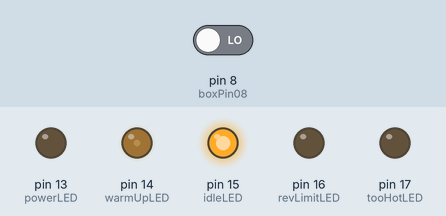
Simulated run of this sketch. Board: Arduino Uno, built with avr-gcc and run on an emulated ATmega328P. On the bench: output pins drawn as LEDs (lit = HIGH). The test bench sets the inputs (shaded band); at power-on: pin 8 (boxPin08) LOW.

Above: at 1.2 s.
1.3 s: pin 8 (boxPin08) driven HIGH
At 2.1 s:
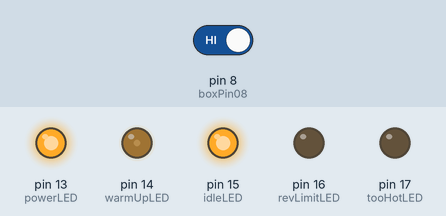
2.8 s: pin 8 (boxPin08) driven LOW
At 3.2 s:
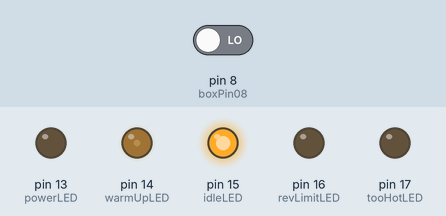
Timing chart, 0 to 5.8 s (numbered marks = the images above; inputs shaded):
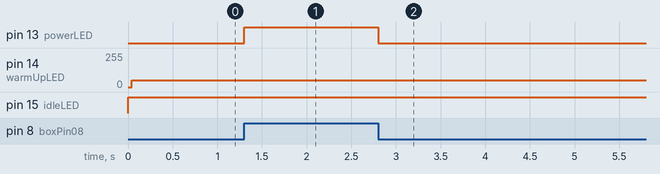

Measured:
- after the input at 1.3 s, pin 13 (powerLED): LOW → HIGH at once
- after the input at 2.8 s, pin 13 (powerLED): HIGH → LOW at once

The sketch:

base.ino
```cpp
  /////////////////////////////////////////////
  //
  // Fuel Pump Relay by B Levene
  // Designed to replicate Fuel Pump Relay functionality for Mercedes-Benz w126 and possibly other models
  // July 2015
  // Version: BUILD
  // GitHub: https://github.com/byronlevene/UniversalFPV/
  // Contact: byron.levene@gmail.com
  //
  /////////////////////////////////////////////

// Libraries
  #include <LiquidCrystal.h> // Comment out display for now
  #include <EEPROM.h>

// Globals

// Send to EPROM
// revLimit
// VersionControl: gitRepoName, gitVersoinControl

boolean isPowered = false;

LiquidCrystal lcd(12, 11, 10, 5, 4, 3, 2);

// Set Global Constants

  const boolean isSetupSaved = false;

  // Software Details
    const char* developerName = "B Levene";
    const char* gitRepoName = "UniversalFPV";
    const char* gitVersionControl = "https://github.com/byronlevene/UniversalFPV/";


  // Car Details
    const boolean isEZL = false;
    const int numberCyl[] = {4, 6, 8};
    const char* engineCode[] = {"110", "102", "103", "104", "116", "117"};


// Set default pin values in volts unless specified
// Find defaults...

    int boxPinDefault01 = 0;
    int boxPinDefault02 = 0;
    int boxPinDefault03 = 0;
    int boxPinDefault04 = 0;
    int boxPinDefault05 = 0;
    int boxPinDefault06 = 0;
    int boxPinDefault07 = 0; //
    int boxPinDefault08 = 12; // volts
    int boxPinDefault09 = 0;
    int boxPinDefault10 = 420; // Millisecond pulse
    int boxPinDefault11 = 0;
    int boxPinDefault12 = 0; // EZL Only

// Define Digital Pins (numbers made up, check with board)

  // INPUT pins
    int boxPin01 = 1;
    int boxPin02 = 2;
    int boxPin03 = 3;
    int boxPin04 = 4;
    int boxPin05 = 5;
    int boxPin06 = 6;
    int boxPin07 = 7;
    int boxPin08 = 8;
    int boxPin09 = 9;
    int boxPin10 = 10;
    int boxPin11 = 11;
    int boxPin12 = 12;

  //OUTPUT pins
    int powerLED = 13;
    int warmUpLED = 14;
    int idleLED = 15;
    int revLimitLED = 16;
    int tooHotLED = 17;

  // Other Globals
    int currentRPM = 0;
    int revLimit = 6000;

void setup() {

// Defines digital pin type

// INPUT
pinMode(boxPin01, INPUT);
pinMode(boxPin02, INPUT); // O2
pinMode(boxPin03, INPUT);
pinMode(boxPin04, INPUT);
pinMode(boxPin05, INPUT);
pinMode(boxPin06, INPUT);
pinMode(boxPin07, INPUT); // is output?
pinMode(boxPin08, INPUT);
pinMode(boxPin09, INPUT);
pinMode(boxPin10, INPUT);
pinMode(boxPin11, INPUT);
pinMode(boxPin12, INPUT);

// OUTPUT
pinMode(powerLED, OUTPUT);
pinMode(warmUpLED, OUTPUT);
pinMode(tooHotLED, OUTPUT);
pinMode(idleLED, OUTPUT);
pinMode(revLimitLED, OUTPUT);

// Name the pins in the fuse box

const char* boxPinName01 = "BoxPin01";
const char* boxPinName02 = "Temprature Input";
const char* boxPinName03 = "BoxPin03";
const char* boxPinName04 = "Cold Start Valve";
const char* boxPinName05 = "BoxPin05";
const char* boxPinName06 = "Kickdown01";
const char* boxPinName07 = "Pump control"; // Jump with BoxPin08 to activate fuel pump
const char* boxPinName08 = "ALWAYS HOT"; // listed as "ground" on EZL circut diagram
const char* boxPinName09 = "Kickdown02";
const char* boxPinName10 = "Idle Resonance Input";
const char* boxPinName11 = "GROUND";
const char* boxPinName12 = "Crank Input"; // EZL Only

// Other default variables for setup...

// END SETUP
}


// THE LOOP


void loop() {
  // put your main code here, to run repeatedly:

  // Power
    if (digitalRead(boxPin08) == HIGH){
      isPowered = !isPowered;
      digitalWrite(powerLED, HIGH);
    //  lcd.display();
    //  lcd.print("FPR by", developerName);
    }
    else {
      digitalWrite(powerLED, LOW);
    }

  // Calaberate voltage
    int voltageDifference = 0;
      if (digitalRead(boxPin08) <= boxPinDefault08){
        voltageDifference == -(boxPinDefault08 - boxPin08);
      //  lcd.print("Voltage Low");
      }

      if (digitalRead(boxPin08) >= boxPinDefault08){
        voltageDifference == +(boxPinDefault08 - boxPin08);
      //  lcd.print("Voltage High");
      }

// Idle
currentRPM = digitalRead(boxPin10);
  int idleRPM = 650;
    if (currentRPM < idleRPM) {
      currentRPM = 650;
      digitalWrite(idleLED, HIGH);
    //  lcd.print("Idle");
    }
    else {
      digitalWrite(idleLED, LOW);
    //  lcd.print(currentRPM);
    }

// Rev Limiter

if (currentRPM > 6000) {
  currentRPM = 6000;
  digitalWrite(revLimitLED, HIGH);
//  lcd.print("High RPM");
}

// Warm Up Regulator
  int currentTemp = boxPin02; // formula to convert pin signal to Celcius
    if (currentTemp < 40) {
      digitalWrite(warmUpLED, HIGH);
    }
    if (currentTemp > 140) {
      digitalWrite(tooHotLED, HIGH);
    //  lcd.print("Engine Hot");
    }
    else {
      digitalWrite(tooHotLED, LOW);
      digitalWrite(warmUpLED, LOW);
    //  lcd.print("Engine Temp", currentTemp);
    }


// Air Con adjustment


}
```
